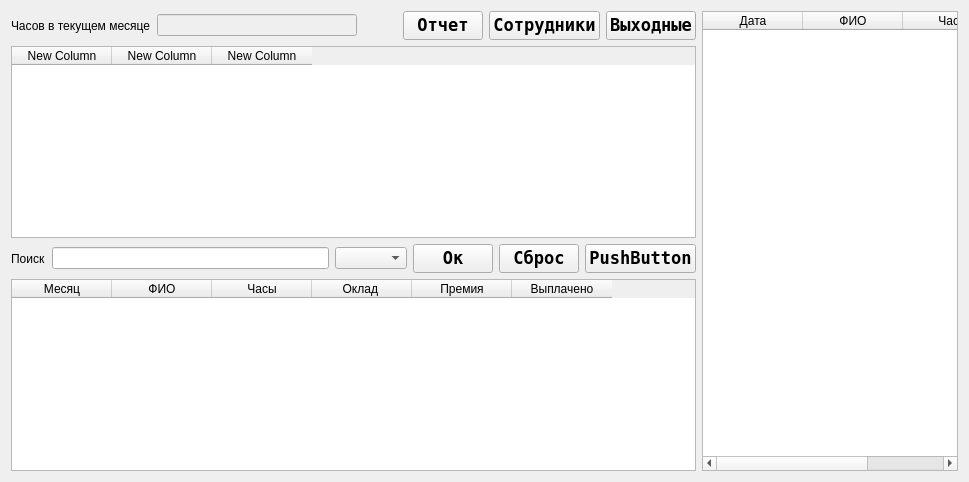
      <widget class="QWidget" name="tab_work_hours">
       <attribute name="title">
        <string>Рабочие часы</string>
       </attribute>
       <layout class="QHBoxLayout" name="horizontalLayout_4">
        <item>
         <layout class="QVBoxLayout" name="layout_menu_hour">
          <item>
           <layout class="QHBoxLayout" name="layout_menu_hour_2">
            <item>
             <widget class="QLabel" name="label1_menu_hour">
              <property name="text">
               <string>Часов в текущем месяце</string>
              </property>
             </widget>
            </item>
            <item>
             <widget class="QLineEdit" name="lineedit1_meny_hour">
              <property name="enabled">
               <bool>false</bool>
              </property>
              <property name="minimumSize">
               <size>
                <width>200</width>
                <height>0</height>
               </size>
              </property>
              <property name="maximumSize">
               <size>
                <width>300</width>
                <height>16777215</height>
               </size>
              </property>
             </widget>
            </item>
            <item>
             <spacer name="hspacer_menu_hour">
              <property name="orientation">
               <enum>Qt::Horizontal</enum>
              </property>
              <property name="sizeHint" stdset="0">
               <size>
                <width>40</width>
                <height>20</height>
               </size>
              </property>
             </spacer>
            </item>
            <item>
             <widget class="QPushButton" name="pushbutton_report_menu_hour">
              <property name="font">
               <font>
                <family>Andale Mono</family>
                <pointsize>13</pointsize>
                <weight>75</weight>
                <bold>true</bold>
               </font>
              </property>
              <property name="text">
               <string>Отчет</string>
              </property>
             </widget>
            </item>
            <item>
             <widget class="QPushButton" name="pushbutton_worker_menu_hour">
              <property name="font">
               <font>
                <family>Andale Mono</family>
                <pointsize>13</pointsize>
                <weight>75</weight>
                <bold>true</bold>
               </font>
              </property>
              <property name="text">
               <string>Сотрудники</string>
              </property>
             </widget>
            </item>
            <item>
             <widget class="QPushButton" name="pushButton_hollyday_menu_hour">
              <property name="font">
               <font>
                <family>Andale Mono</family>
                <pointsize>13</pointsize>
                <weight>75</weight>
                <bold>true</bold>
               </font>
              </property>
              <property name="text">
               <string>Выходные</string>
              </property>
             </widget>
            </item>
           </layout>
          </item>
          <item>
           <widget class="QTableWidget" name="table_info_serch_hour">
            <column>
             <property name="text">
              <string>New Column</string>
             </property>
            </column>
            <column>
             <property name="text">
              <string>New Column</string>
             </property>
            </column>
            <column>
             <property name="text">
              <string>New Column</string>
             </property>
            </column>
           </widget>
          </item>
          <item>
           <layout class="QHBoxLayout" name="layout_serch_hour">
            <item>
             <widget class="QLabel" name="label_serch_hour">
              <property name="text">
               <string>Поиск</string>
              </property>
             </widget>
            </item>
            <item>
             <widget class="QLineEdit" name="lineedit_serch_hours"/>
            </item>
            <item>
             <widget class="QComboBox" name="combobox_serch_hour"/>
            </item>
            <item>
             <widget class="QPushButton" name="pushbutton_ok_serch_hour">
              <property name="font">
               <font>
                <family>Andale Mono</family>
                <pointsize>13</pointsize>
                <weight>75</weight>
                <bold>true</bold>
               </font>
              </property>
              <property name="text">
               <string>Ок</string>
              </property>
             </widget>
            </item>
            <item>
             <widget class="QPushButton" name="pushbutton_cancel_serch_hour">
              <property name="font">
               <font>
                <family>Andale Mono</family>
                <pointsize>13</pointsize>
                <weight>75</weight>
                <bold>true</bold>
               </font>
              </property>
              <property name="text">
               <string>Сброс</string>
              </property>
             </widget>
            </item>
            <item>
             <widget class="QPushButton" name="pushbutton_clear_serch_hour">
              <property name="font">
               <font>
                <family>Andale Mono</family>
                <pointsize>13</pointsize>
                <weight>75</weight>
                <bold>true</bold>
               </font>
              </property>
              <property name="text">
               <string>PushButton</string>
              </property>
             </widget>
            </item>
           </layout>
          </item>
          <item>
           <widget class="QTableWidget" name="table_month_serch_hour">
            <column>
             <property name="text">
              <string>Месяц</string>
             </property>
            </column>
            <column>
             <property name="text">
              <string>ФИО</string>
             </property>
            </column>
            <column>
             <property name="text">
              <string>Часы</string>
             </property>
            </column>
            <column>
             <property name="text">
              <string>Оклад </string>
             </property>
            </column>
            <column>
             <property name="text">
              <string>Премия</string>
             </property>
            </column>
            <column>
             <property name="text">
              <string>Выплачено</string>
             </property>
            </column>
           </widget>
          </item>
         </layout>
        </item>
        <item>
         <widget class="QTableWidget" name="table_grafic_hours">
          <column>
           <property name="text">
            <string>Дата</string>
           </property>
          </column>
          <column>
           <property name="text">
            <string>ФИО</string>
           </property>
          </column>
          <column>
           <property name="text">
            <string>Часы</string>
           </property>
          </column>
         </widget>
        </item>
       </layout>
      </widget>
